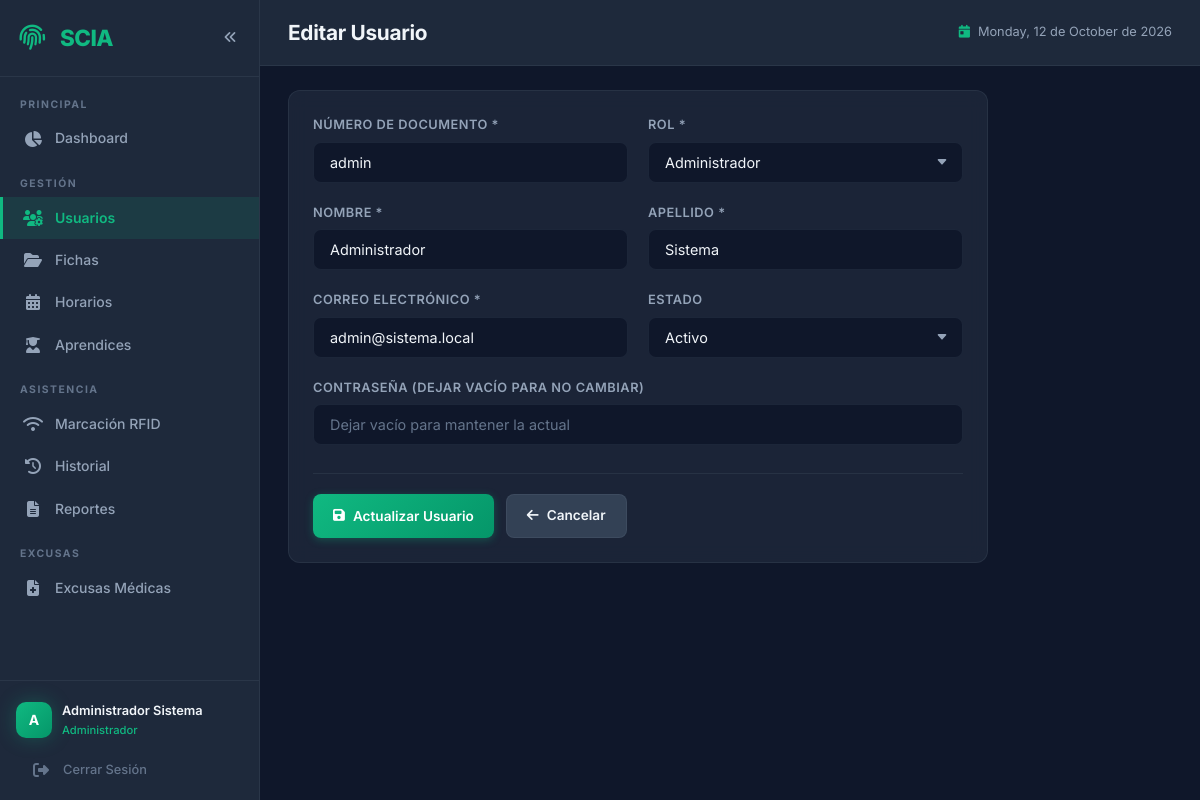
Page /proyects/segundoCrud/SistemaControlIngresoAprendices-mvc/public/?action=usuarios/editar&id=1 (signed in) on the committed database.
### tables this page shows
CREATE TABLE IF NOT EXISTS `usuarios` (
    `id_usuario`     INT AUTO_INCREMENT PRIMARY KEY,
    `id_rol`         INT NOT NULL,
    `num_documento`  VARCHAR(20)  NOT NULL,
    `nombre`         VARCHAR(100) NOT NULL,
    `apellido`       VARCHAR(100) NOT NULL,
    `correo`         VARCHAR(150) NOT NULL,
    `password`       VARCHAR(255) NOT NULL,
    `estado`         ENUM('Activo','Inactivo') NOT NULL DEFAULT 'Activo',
    `creado_en`      TIMESTAMP DEFAULT CURRENT_TIMESTAMP,

    UNIQUE KEY `uq_documento` (`num_documento`),
    UNIQUE KEY `uq_correo`    (`correo`),
    INDEX `idx_rol`           (`id_rol`),
    INDEX `idx_estado`        (`estado`),

    CONSTRAINT `fk_usuarios_rol`
        FOREIGN KEY (`id_rol`) REFERENCES `roles`(`id_rol`)
        ON DELETE RESTRICT ON UPDATE CASCADE
);

CREATE TABLE IF NOT EXISTS `roles` (
    `id_rol`  INT AUTO_INCREMENT PRIMARY KEY,
    `nombre`  VARCHAR(30) NOT NULL
);

### controllers/UsuarioController.php (called while the page is built, shortened)
<?php
class UsuarioController {
    private PDO $db;
    private Usuario $model;
    public function __construct(PDO $db) {
        $this->db = $db;
        $this->model = new Usuario($db);
    }
    public function editar(): void {
        $id = (int) ($_GET['id'] ?? 0);
        $usuario = $this->model->getById($id);
        $rolModel = new Rol($this->db);
        $roles = $rolModel->getAll();
        require_once ROOT_PATH . '/views/usuarios/form.php';
    }
}

### helpers/Router.php (called while the page is built, shortened)
<?php
class Router {
    private $db;
    public function __construct(PDO $db) {
        $this->db = $db;
    }
    public function dispatch(): void {
        $action = $_GET['action'] ?? 'dashboard';
        $parts  = explode('/', $action, 2);
        $method        = $parts[1] ?? 'index';
        $method = preg_replace('/[^a-zA-Z0-9_]/', '', $method);
        $controller = new $controllerClass($this->db);
        $controller->$method();
    }
}

### public/index.php (called while the page is built, shortened)
<?php
require_once ROOT_PATH . '/helpers/Router.php';
$database = Database::getInstance();
$db = $database->getConnection();
$router = new Router($db);
$router->dispatch();

### models/Usuario.php (called while the page is built, shortened)
<?php
class Usuario {
    private PDO $conn;
    private string $table = 'usuarios';
    public function __construct(PDO $db) {
        $this->conn = $db;
    }
    public function getById(int $id): ?array {
        $sql = "SELECT u.*, r.nombre AS nombre_rol
                FROM {$this->table} u
                INNER JOIN roles r ON u.id_rol = r.id_rol
                WHERE u.id_usuario = :id";
        $stmt = $this->conn->prepare($sql);
        $stmt->execute([':id' => $id]);
        $result = $stmt->fetch();
        return $result ?: null;
    }
}

### models/Rol.php (called while the page is built, shortened)
<?php
class Rol {
    private PDO $conn;
    private string $table = 'roles';
    public function __construct(PDO $db) {
        $this->conn = $db;
    }
    public function getAll(): array {
        $sql = "SELECT * FROM {$this->table} ORDER BY id_rol";
        $stmt = $this->conn->prepare($sql);
        $stmt->execute();
        return $stmt->fetchAll();
    }
}

### views/usuarios/form.php (the view, shortened to what this page needs)
<?php require_once ROOT_PATH . '/views/layouts/header.php'; ?>
<div class="card" style="max-width: 700px;">
    <form method="POST" action="<?= BASE_URL ?>?action=usuarios/guardar">
        <div class="form-row">
            <div class="form-group">
                <label class="form-label" for="num_documento">Número de Documento *</label>
                <input type="text" id="num_documento" name="num_documento" class="form-control"
                       value="<?= htmlspecialchars($usuario['num_documento'] ?? '') ?>" required>
            </div>
            <div class="form-group">
                <label class="form-label" for="id_rol">Rol *</label>
                <select id="id_rol" name="id_rol" class="form-control" required>
                    <?php foreach ($roles as $rol): ?>
                    <option value="<?= $rol['id_rol'] ?>"
                            <?= (($usuario['id_rol'] ?? 3) == $rol['id_rol']) ? 'selected' : '' ?>>
                        <?= htmlspecialchars($rol['nombre']) ?>
                    </option>
                    <?php endforeach; ?>
                </select>
            </div>
        </div>
        <div class="form-row">
            <div class="form-group">
                <label class="form-label" for="nombre">Nombre *</label>
                <input type="text" id="nombre" name="nombre" class="form-control"
                       value="<?= htmlspecialchars($usuario['nombre'] ?? '') ?>" required>
            </div>
            <div class="form-group">
                <label class="form-label" for="apellido">Apellido *</label>
                <input type="text" id="apellido" name="apellido" class="form-control"
                       value="<?= htmlspecialchars($usuario['apellido'] ?? '') ?>" required>
            </div>
        </div>
        <div class="form-row">
            <div class="form-group">
                <label class="form-label" for="correo">Correo Electrónico *</label>
                <input type="email" id="correo" name="correo" class="form-control"
                       value="<?= htmlspecialchars($usuario['correo'] ?? '') ?>" required>
            </div>
            <div class="form-group">
                <label class="form-label" for="estado">Estado</label>
                <select id="estado" name="estado" class="form-control">
                    <option value="Activo" <?= (($usuario['estado'] ?? 'Activo') === 'Activo') ? 'selected' : '' ?>>Activo</option>
                </select>
            </div>
        </div>
        <div class="form-group">
            <label class="form-label" for="password">
                Contraseña <?= $usuario ? '(dejar vacío para no cambiar)' : '*' ?>
            </label>
            <input type="password" id="password" name="password" class="form-control"
                   <?= !$usuario ? 'required' : '' ?> minlength="6"
                   placeholder="<?= $usuario ? 'Dejar vacío para mantener la actual' : 'Mínimo 6 caracteres' ?>">
        </div>
        <div class="form-actions">
            <button type="submit" class="btn btn-primary">
                <i class="fas fa-save"></i> <?= $usuario ? 'Actualizar' : 'Crear' ?> Usuario
            </button>
            <a href="<?= BASE_URL ?>?action=usuarios" class="btn btn-secondary">
                <i class="fas fa-arrow-left"></i> Cancelar
            </a>
        </div>
    </form>
</div>
<?php require_once ROOT_PATH . '/views/layouts/footer.php'; ?>

### public/assets/css/style.css (style rules this page uses)
:root { --bg-primary: #0f172a; --bg-secondary: #1e293b; --bg-tertiary: #334155; --bg-card: rgba(30, 41, 59, 0.8); --bg-glass: rgba(30, 41, 59, 0.6); --text-primary: #f1f5f9; --text-secondary: #94a3b8; --text-muted: #64748b; --accent-green: #10b981; --accent-green-hover: #059669; --accent-blue: #3b82f6; --accent-blue-hover: #2563eb; --accent-yellow: #f59e0b; --accent-red: #ef4444; --accent-purple: #8b5cf6; --accent-cyan: #06b6d4; --gradient-green: linear-gradient(135deg, #10b981 0%, #059669 100%); --gradient-blue: linear-gradient(135deg, #3b82f6 0%, #1d4ed8 100%); --gradient-purple: linear-gradient(135deg, #8b5cf6 0%, #7c3aed 100%); --gradient-red: linear-gradient(135deg, #ef4444 0%, #dc2626 100%); --gradient-dark: linear-gradient(135deg, #1e293b 0%, #0f172a 100%); --shadow-sm: 0 1px 2px rgba(0, 0, 0, 0.3); --shadow-md: 0 4px 6px -1px rgba(0, 0, 0, 0.3), 0 2px 4px -2px rgba(0, 0, 0, 0.2); --shadow-lg: 0 10px 15px -3px rgba(0, 0, 0, 0.4), 0 4px 6px -4px rgba(0, 0, 0, 0.2); --shadow-xl: 0 20px 25px -5px rgba(0, 0, 0, 0.4), 0 8px 10px -6px rgba(0, 0, 0, 0.2); --shadow-glow-green: 0 0 20px rgba(16, 185, 129, 0.3); --shadow-glow-blue: 0 0 20px rgba(59, 130, 246, 0.3); --border-color: rgba(148, 163, 184, 0.1); --border-radius: 12px; --border-radius-sm: 8px; --border-radius-lg: 16px; --sidebar-width: 260px; --sidebar-collapsed: 72px; --transition-fast: 0.15s ease; --transition-base: 0.3s ease; --transition-slow: 0.5s ease; }
*, *::before, *::after { margin: 0; padding: 0; box-sizing: border-box; }
html { font-size: 16px; scroll-behavior: smooth; }
body { font-family: 'Inter', -apple-system, BlinkMacSystemFont, 'Segoe UI', sans-serif; background-color: var(--bg-primary); color: var(--text-primary); line-height: 1.6; min-height: 100vh; overflow-x: hidden; }
a { text-decoration: none; color: inherit; transition: color var(--transition-fast); }
.card { background: var(--bg-card); border: 1px solid var(--border-color); border-radius: var(--border-radius); padding: 24px; backdrop-filter: blur(10px); -webkit-backdrop-filter: blur(10px); transition: transform var(--transition-fast), box-shadow var(--transition-fast); }
.btn { display: inline-flex; align-items: center; gap: 8px; padding: 10px 20px; border-radius: var(--border-radius-sm); font-size: 0.85rem; font-weight: 600; font-family: inherit; cursor: pointer; border: none; transition: all var(--transition-fast); text-decoration: none; white-space: nowrap; }
.btn-primary { background: var(--gradient-green); color: white; box-shadow: 0 2px 8px rgba(16, 185, 129, 0.3); }
.btn-secondary { background: var(--bg-tertiary); color: var(--text-primary); border: 1px solid var(--border-color); }
.form-group { margin-bottom: 20px; }
.form-label { display: block; margin-bottom: 6px; font-size: 0.8rem; font-weight: 600; color: var(--text-secondary); text-transform: uppercase; letter-spacing: 0.5px; }
.form-control { width: 100%; padding: 11px 16px; background: var(--bg-primary); border: 1px solid var(--border-color); border-radius: var(--border-radius-sm); color: var(--text-primary); font-size: 0.9rem; font-family: inherit; transition: all var(--transition-fast); outline: none; }
.form-control::placeholder { color: var(--text-muted); }
select.form-control { appearance: none; background-repeat: no-repeat; background-position: right 14px center; padding-right: 40px; }
.form-row { display: grid; grid-template-columns: repeat(auto-fit, minmax(250px, 1fr)); gap: 20px; }
.form-actions { display: flex; gap: 12px; margin-top: 28px; padding-top: 20px; border-top: 1px solid var(--border-color); }

### rows in the picture
usuarios: num_documento "admin", id_rol "Administrador", nombre "Administrador", apellido "Sistema", correo "admin@sistema.local", estado "Activo"

### other values in the picture
substr($_SESSION['user_nombre'] ?? 'U', 0, 1) "A"
Auth::getUserFullName() "Administrador Sistema"
$rolNames[Auth::getUserRol()] "Administrador"
$pageTitle "Editar Usuario"
